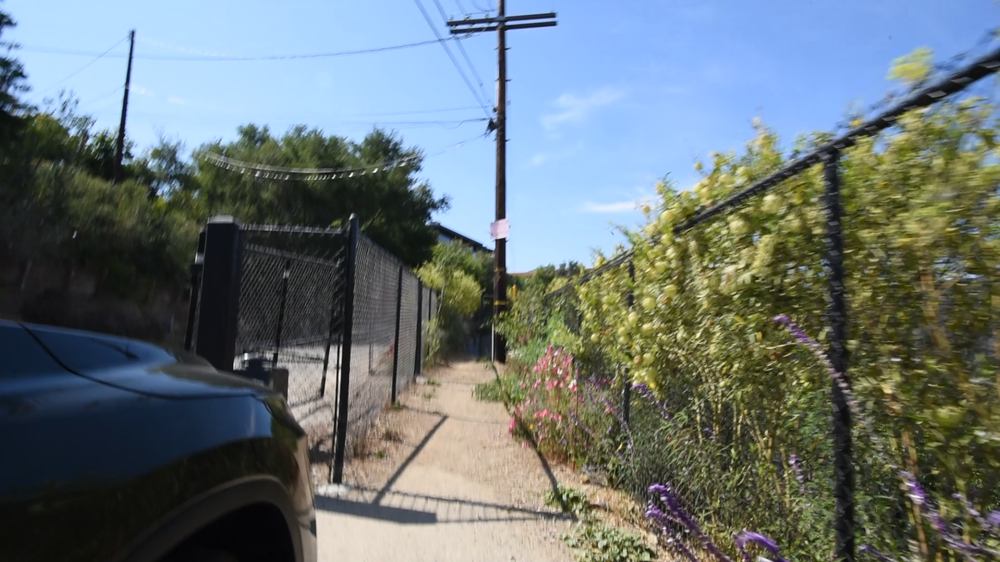
#> input picture python/image_alignment/0.png, 1000 x 562 px, shrunk from 1920 x 1080 before the run, found by its file name
$ python undistort.py
#> lines starting #> are read from the running program, lines starting #| are printed output that depends on the picture
"""
 Based on the following tutorial:
   http://docs.opencv.org/3.0-beta/doc/py_tutorials/py_calib3d/py_calibration/py_calibration.html
"""

import glob

import cv2
import numpy as np

# Define the chess board rows and columns
rows = 7
cols = 6

# Set the termination criteria for the corner sub-pixel algorithm
criteria = (cv2.TERM_CRITERIA_MAX_ITER + cv2.TERM_CRITERIA_EPS, 30, 0.001)

# Prepare the object points: (0,0,0), (1,0,0), (2,0,0), ..., (6,5,0). They are the same for all images
objectPoints = np.zeros((rows * cols, 3), np.float32)
objectPoints[:, :2] = np.mgrid[0:rows, 0:cols].T.reshape(-1, 2)

# Create the arrays to store the object points and the image points
objectPointsArray = []
imgPointsArray = []

if False:
    # Loop over the image files
    for path in glob.glob("./images/*.png"):
        # Load the image and convert it to gray scale
        img = cv2.imread(path)
        gray = cv2.cvtColor(img, cv2.COLOR_BGR2GRAY)

        # Find the chess board corners
        ret, corners = cv2.findChessboardCorners(gray, (rows, cols), None)

        # Make sure the chess board pattern was found in the image
        if ret:
            # Refine the corner position
            corners = cv2.cornerSubPix(gray, corners, (11, 11), (-1, -1), criteria)

            # Add the object points and the image points to the arrays
            objectPointsArray.append(objectPoints)
            imgPointsArray.append(corners)

            # Draw the corners on the image
            cv2.drawChessboardCorners(img, (rows, cols), corners, ret)

            # Display the image
            # cv2.imshow("chess board", img)
            # cv2.waitKey(500)

    # Calibrate the camera and save the results
    ret, mtx, dist, rvecs, tvecs = cv2.calibrateCamera(objectPointsArray, imgPointsArray, gray.shape[::-1], None, None)
    np.savez("./calib.npz", mtx=mtx, dist=dist, rvecs=rvecs, tvecs=tvecs)

    # Print the camera calibration error
    error = 0

    for i in range(len(objectPointsArray)):
        imgPoints, _ = cv2.projectPoints(objectPointsArray[i], rvecs[i], tvecs[i], mtx, dist)
        error += cv2.norm(imgPointsArray[i], imgPoints, cv2.NORM_L2) / len(imgPoints)

    print("Total error: ", error / len(objectPointsArray))

res = np.load("./calib.npz")
#> (reads python/calib.npz from the repository)
mtx, dist, rvecs, tvecs = res["mtx"], res["dist"], res["rvecs"], res["tvecs"]

# Load one of the test images
img = cv2.imread("./0.png")
#> img is the input picture: shape (562, 1000, 3); mean B, G, R 117.5, 115.8, 104.9
h, w = img.shape[:2]
#> h = 562; w = 1000

# Obtain the new camera matrix and undistort the image
newCameraMtx, roi = cv2.getOptimalNewCameraMatrix(mtx, dist, (w, h), 1, (w, h))
#> roi = (1, 6, 992, 547)
undistortedImg = cv2.undistort(img, mtx, dist, None, newCameraMtx)
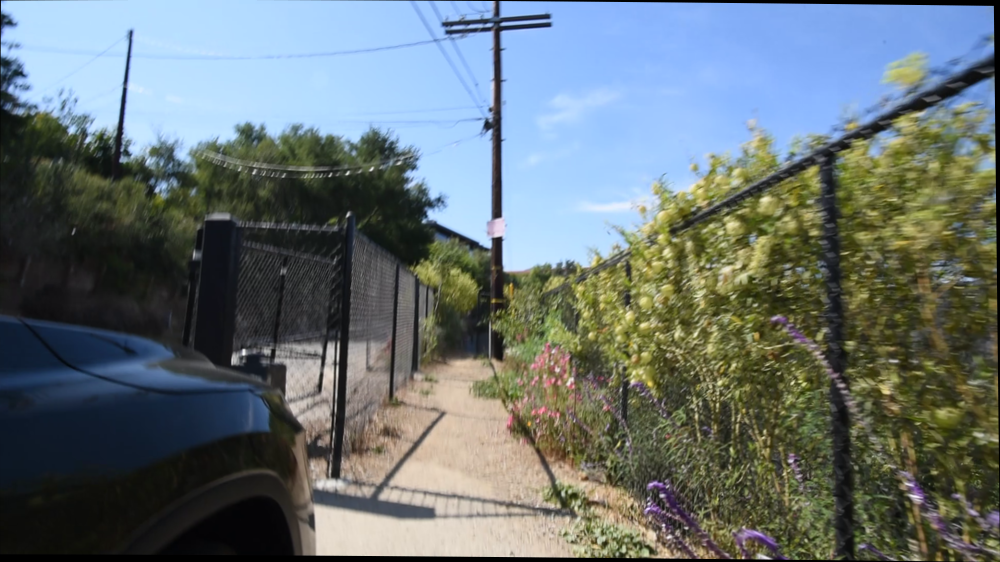
#> undistortedImg: shape (562, 1000, 3); mean B, G, R 115.8, 114.2, 103.5

# Crop the undistorted image
# x, y, w, h = roi
# undistortedImg = undistortedImg[y:y + h, x:x + w]

# Display the final result
cv2.imwrite(f"./{'out'}.png", np.hstack((img, undistortedImg)))
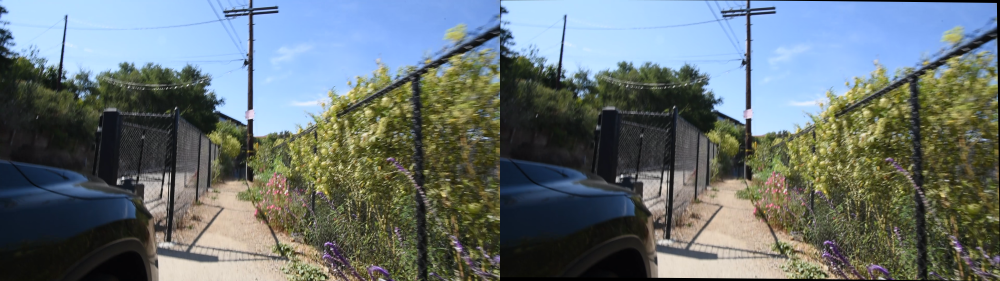
#> saved as out.png: shape (562, 2000, 3) (shown at 1/2 size); mean B, G, R 116.6, 115, 104.2
